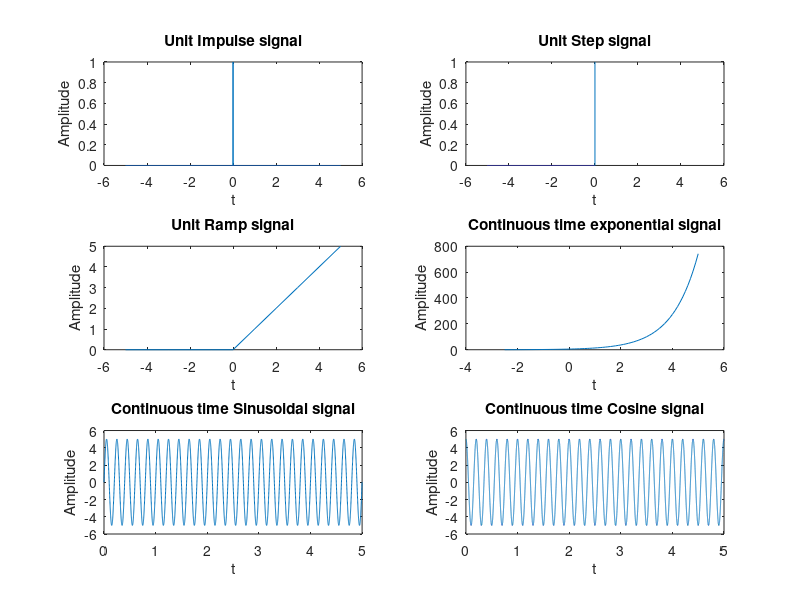

MATLAB code to generate this figure:
clc;
close all;

%%Impulse
disp('Unit Impulse Signal')
range = input('Enter the range of X-axis: ');
x_axis = (-range:0.001:range);
y_axis = [zeros(1,1000*range),ones(1,1),zeros(1,1000*range)];
subplot(3,2,1);
plot(x_axis,y_axis);
title('Unit Impulse signal');
xlabel('t');
ylabel('Amplitude')

%%Step
disp('Unit Step Signal')
range = input('Enter the range of X-axis: ');
x_axis = (-range:0.0001:range);
y_axis = [zeros(1,10000*range),ones(1,10000*range+1)];
subplot(3,2,2);
plot(x_axis,y_axis);
title('Unit Step signal');
xlabel('t');
ylabel('Amplitude')

%%Ramp
disp('Unit Ramp Signal')
range = input('Enter the range of X-axis: ');
x_axis = (-range:1:range);
y_axis = [zeros(1,range),x_axis(range+1:2*range+1)];
subplot(3,2,3);
plot(x_axis,y_axis);
title('Unit Ramp signal');
xlabel('t');
ylabel('Amplitude')

%%Exponential
disp('Discrete time exponential Signal')
range = input('Enter the time period: ');
A = input('Enter the pre-exponential factor: '); 
x_axis = (-range/2:0.1:range);
y_axis = A*exp(x_axis);
subplot(3,2,4);
plot(x_axis,y_axis);
title('Continuous time exponential signal');
xlabel('t');
ylabel('Amplitude')

%%Sinusoidal
disp('Continuous time Sinusoidal Signal')
N = input('Enter the time period N: ');
A = input('\nEnter the Amplitude: ');
f = input('\nEnter the frequency: ');
x_axis = (0:0.001:N);
y_axis = A*sin(2*pi*f*x_axis);
subplot(3,2,5);
plot(x_axis,y_axis);
title('Continuous time Sinusoidal signal');
xlabel('t');
ylabel('Amplitude')


%%Cosine
disp('\nContinuous time Cosine Signal\n')
N = input('Enter the time period N: ');
A = input('\nEnter the Amplitude: ');
f = input('\nEnter the frequency: ');
x_axis = (0:0.0001:N);
y_axis = A*cos(2*pi*f*x_axis);
subplot(3,2,6);
plot(x_axis,y_axis);
title('Continuous time Cosine signal');
xlabel('t');
ylabel('Amplitude')
